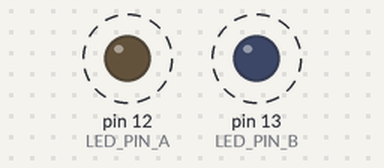
Bench run of a sketch on a simulated Arduino Uno, built with avr-gcc and run on an emulated ATmega328P. On the bench: output pins drawn as LEDs (lit = HIGH). Dashed ring = blinking.

Above: at 0.12 s.
Timing chart, 0 to 3.0 s (numbered marks = the images above):
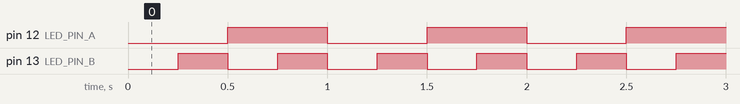

The sketch:

l02-timing-and-sequential-logic.ino
```cpp
/* Lab 2A: Blink LED with delay()
  This implementation blinks an LED by using the Arduino's delay() function.
  This is "blocking" in the sense that the main execution path of our code
  is blocked while the delay waits. Interrupts can technically still interrupt
  delay(); Apparently "blocking" typically refers to "blocking the foreground code",
  not halting the entire microcontroller. So this is blocking because delay()
  stops loop() from progressing/iterating.
*/
// constexpr uint8_t LED_PIN = 12;
// constexpr uint16_t DELAY_TIME_MS = 500;

// void setup() {
//   // Configure the pin connected to an external LED
//   pinMode(LED_PIN, OUTPUT);
// }

// void loop() {
//   digitalWrite(LED_PIN, HIGH);
//   delay(DELAY_TIME_MS);
//   digitalWrite(LED_PIN, LOW);
//   delay(DELAY_TIME_MS);
// }


/* Lab 2B: Blink LED with millis().
  Instead of using delay() to block the loop execution, we continually poll the clock with millis()
  to determine when a timing threshold has been crossed. When it has, we flip the LED output.
  This is better, since now we can theoretically do other things within the loop().
*/
// constexpr uint8_t LED_PIN = 12;
// constexpr uint16_t DELAY_TIME_MS = 500;
// uint32_t time_last_switched_ms = 0;

// void setup() {
//   // Configure the pin connected to an external LED
//   pinMode(LED_PIN, OUTPUT);
//   // Record startup time
//   time_last_switched_ms = millis();
// }

// void loop() {

//   // Check if it's time to switch
//   if (millis() - time_last_switched_ms >= DELAY_TIME_MS) {
//     // Flip the state of the pin
//     // Note: this digitalRead is us effectively treating the hardware register as the source of truth.
//     // It may/may not be preferable to store LED state as a software variable, and then write it to
//     // hardware instead of relying on reading the state of the pin. This makes the code more extensible:
//     // if we want to introduce more states later on, we won't be able to determine the state simply by
//     // reading the pin value!
//     digitalWrite(LED_PIN, !digitalRead(LED_PIN));

//     time_last_switched_ms = millis();
//   }
// }

/* Trying this again, but I'll track the LED state in a variable instead of reading it from the hardware.
*/
// constexpr uint8_t LED_PIN = 12;
// constexpr uint16_t DELAY_TIME_MS = 500;
// uint32_t time_last_switched_ms = 0;
// bool led_on = false;

// void setup() {
//   // Configure the pin connected to an external LED
//   pinMode(LED_PIN, OUTPUT);
//   // Record startup time
//   time_last_switched_ms = millis();
// }

// void loop() {

//   // Check if it's time to switch
//   if (millis() - time_last_switched_ms >= DELAY_TIME_MS) {
//     // Flip the state of the pin
//     led_on = !led_on;
//     digitalWrite(LED_PIN, led_on);

//     time_last_switched_ms = millis();
//   }
// }

/* One more attempt, but explicitly using enums. Yes, I know that this is overkill.
*/
// constexpr uint8_t LED_PIN = 12;
// constexpr uint16_t DELAY_TIME_MS = 500;

// State is "all the information required to predict future behavior of the system"
// enum class LedState {
//   OFF, ON
// };

// LedState led_state; // single source of truth for the state; hardware reflects this

// uint32_t time_last_switched_ms = 0; // (technically I think state should include this too)


// void setup() {
//   // Configure the pin connected to an external LED
//   pinMode(LED_PIN, OUTPUT);
//   // Record startup time
//   time_last_switched_ms = millis();
//   led_state = LedState::OFF;
// }

// void loop() {
//   /* On every iteration, check if an event has occurred.
//   If so, update the state variables and then output to the hardware.
//   Trying to keep the "application state" and the "hardware state" separate.
//   */

//   // Detect if an "event" has occurred
//   if (millis() - time_last_switched_ms >= DELAY_TIME_MS) {
//     // Update state (led_state and time_last_switched_ms globals)
//     update_state();

//     // Update the hardware
//     update_outputs();
//   }
// }
// void update_outputs() {
//   digitalWrite(LED_PIN, led_state == LedState::ON ? HIGH : LOW);
// }

// void update_state() {
//   // Flip the state of the pin
//   switch (led_state) {
//     case LedState::OFF:
//       led_state = LedState::ON;
//       break;
//     case LedState::ON:
//       led_state = LedState::OFF;
//       break;
//   }
//   time_last_switched_ms = millis();
// }

/* One very final attempt, where I try to encapsulate all of my program's "internal state"
into a single class. I also tried to completely separate the hardware from the software by
parametrizing the update_state() function with the current time (in ms), instead of using
millis() inside it.
*/
// constexpr uint8_t LED_PIN = 12;
// constexpr uint16_t DELAY_TIME_MS = 500;

// // renaming this enum class to keep it disambiguated from the AppState below
// enum class LedMode {
//   OFF, ON
// };

// struct AppState {
//   LedMode mode;
//   uint32_t time_last_switched_ms;
// };

// uint32_t time_now_ms;
// AppState state;

// void setup() {
//   // Configure the pin connected to an external LED
//   pinMode(LED_PIN, OUTPUT);
//   time_now_ms = millis();
//   // Initialize the state variables
//   state = { LedMode::OFF, time_now_ms };

// }

// void loop() {
//   // Detect if an "event" has occurred
//   time_now_ms = millis();
//   if (time_now_ms - state.time_last_switched_ms >= DELAY_TIME_MS) {
//     // Update state (led_state and time_last_switched_ms globals)
//     update_state(time_now_ms);

//     // Update the hardware
//     update_outputs();
//   }
// }

// void update_outputs() {
//   digitalWrite(LED_PIN, state.mode == LedMode::ON ? HIGH : LOW);
// }

// void update_state(uint32_t t_now_ms) {
//   /* Assuming an event occurred, update the state variables (state transition).
//   I'm taking the current time (ms) as an input so as to keep internal state separated
//   from hardware. This is slightly more of a "pure function" now.
//   */

//   // Flip the state of the pin
//   state.mode = (state.mode == LedMode::ON ? LedMode::OFF : LedMode::ON); // collapsed for brevity
//   state.time_last_switched_ms = t_now_ms;
// }


// /* Lab 2C: Two LEDs blinking independently.

//   I can introduce a second LED by just duplicating the members in my AppState struct, and handling
//   them separately. This is effectively extending the "state vector" so that there is one big state
//   (4-)vector that maintains the state of both independent LEDs.

//   I can already see that this might be problematic, since it implies that if we ever want to add
//   more LEDs, etc., we will need to keep modifying the state struct. Even worse, it requires a lot
//   of duplicated logic. After this one, I will probably try it with a separate state struct for each LED.
// */
// constexpr uint8_t LED_PIN_A = 12;
// constexpr uint8_t LED_PIN_B = 13;
// constexpr uint16_t DELAY_TIME_MS_A = 500;
// constexpr uint16_t DELAY_TIME_MS_B = 250;

// enum class LedMode {
//   OFF, ON
// };

// // bundle both LEDs' states into one struct
// struct AppState {
//   LedMode mode_A;
//   uint32_t time_last_switched_ms_A;
//   LedMode mode_B;
//   uint32_t time_last_switched_ms_B;
// };

// uint32_t time_now_ms;
// AppState state;

// void setup() {
//   // Configure the pin connected to an external LED
//   pinMode(LED_PIN_A, OUTPUT);
//   pinMode(LED_PIN_B, OUTPUT);
//   time_now_ms = millis();
//   // Initialize the state variables
//   state = { LedMode::OFF, time_now_ms, LedMode::OFF, time_now_ms };
// }

// void loop() {
//   // Detect if an "event" has occurred
//   time_now_ms = millis();

//   if (time_now_ms - state.time_last_switched_ms_A >= DELAY_TIME_MS_A) {
//     update_state_A(time_now_ms);
//     update_outputs_A();
//   }
//   if (time_now_ms - state.time_last_switched_ms_B >= DELAY_TIME_MS_B) {
//     update_state_B(time_now_ms);
//     update_outputs_B();
//   }
// }


// // The duplication of these functions is annoying. I'm sure that if I thought that this
// // approach was best, I could parametrize this better.
// void update_outputs_A() {
//   digitalWrite(LED_PIN_A, state.mode_A == LedMode::ON ? HIGH : LOW);
// }
// void update_outputs_B() {
//   digitalWrite(LED_PIN_B, state.mode_B == LedMode::ON ? HIGH : LOW);
// }
// void update_state_A(uint32_t t_now_ms) {
//   /* Update the state of LED A. */
//   state.mode_A = (state.mode_A == LedMode::ON ? LedMode::OFF : LedMode::ON);
//   state.time_last_switched_ms_A = t_now_ms;
// }
// void update_state_B(uint32_t t_now_ms) {
//   /* Update the state of LED B. */
//   state.mode_B = (state.mode_B == LedMode::ON ? LedMode::OFF : LedMode::ON);
//   state.time_last_switched_ms_B = t_now_ms;
// }

/* Try this again, but now I will create an LedState struct to represent a single LED, and then
use AppState to contain the LedState for both LEDs. This allows me to reduce a lot of the duplicate
code; in particular, the update_state() function can now operate on a single LED at a time.

However, there is still duplication in how we're checking for timing, and how we update the outputs (pins).
I am thinking I could improve this by somehow bundling up the "configuration" of each pin --- LED_PIN_* and
DELAY_TIME_MS_* --- with the pins, and passing these around as well. But I don't want to spend much more
time on this.
*/
constexpr uint8_t LED_PIN_A = 12;
constexpr uint8_t LED_PIN_B = 13;
constexpr uint16_t DELAY_TIME_MS_A = 500;
constexpr uint16_t DELAY_TIME_MS_B = 250;

enum class LedMode {
  OFF, ON
};

struct LedState {
  LedMode mode;
  uint32_t time_last_switched_ms;
};

struct AppState {
  LedState led_A;
  LedState led_B;
};

uint32_t time_now_ms;
AppState state;

LedState update_led_state(LedState, uint32_t);
void update_outputs();

void setup() {
  // Configure the pin connected to an external LED
  pinMode(LED_PIN_A, OUTPUT);
  pinMode(LED_PIN_B, OUTPUT);
  time_now_ms = millis();
  // Initialize the state variables
  state = { {LedMode::OFF, time_now_ms}, {LedMode::OFF, time_now_ms} };
}

void loop() {
  // Detect if an "event" has occurred
  time_now_ms = millis();

  if (time_now_ms - state.led_A.time_last_switched_ms >= DELAY_TIME_MS_A) {
    state.led_A = update_led_state(state.led_A, time_now_ms);
  }
  if (time_now_ms - state.led_B.time_last_switched_ms >= DELAY_TIME_MS_B) {
    state.led_B = update_led_state(state.led_B, time_now_ms);
  }

  update_outputs();
}

LedState update_led_state(LedState led_state, uint32_t t_now_ms) {
  led_state.mode = (led_state.mode == LedMode::ON ? LedMode::OFF : LedMode::ON);
  led_state.time_last_switched_ms = t_now_ms;
  return led_state;
}

void update_outputs() {
  digitalWrite(LED_PIN_A, state.led_A.mode == LedMode::ON ? HIGH : LOW);
  digitalWrite(LED_PIN_B, state.led_B.mode == LedMode::ON ? HIGH : LOW);
}
```

Measured:
- by itself, pin 12 (LED_PIN_A): alternates HIGH for 0.50 s and LOW for 0.50 s
- by itself, pin 13 (LED_PIN_B): alternates HIGH for 0.25 s and LOW for 0.25 s
- by itself, everything shown: repeats every 1.0 s, in 4 steps
